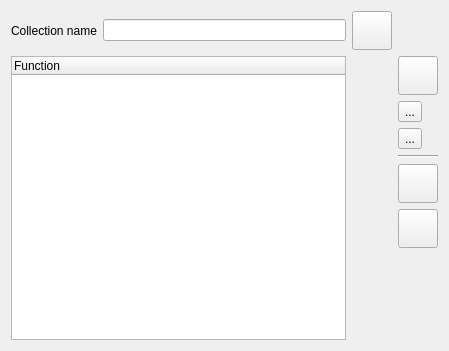
<?xml version="1.0" encoding="UTF-8"?>
<ui version="4.0">
 <author>Massimo Callegari</author>
 <comment>
  Q Light Controller Plus
  collectioneditor.ui

  Copyright (c) 2015 Massimo Callegari

  Licensed under the Apache License, Version 2.0 (the &quot;License&quot;);
  you may not use this file except in compliance with the License.
  You may obtain a copy of the License at

      http://www.apache.org/licenses/LICENSE-2.0.txt

  Unless required by applicable law or agreed to in writing, software
  distributed under the License is distributed on an &quot;AS IS&quot; BASIS,
  WITHOUT WARRANTIES OR CONDITIONS OF ANY KIND, either express or implied.
  See the License for the specific language governing permissions and
  limitations under the License.
 </comment>
 <class>CollectionEditor</class>
 <widget class="QWidget" name="CollectionEditor">
  <property name="geometry">
   <rect>
    <x>0</x>
    <y>0</y>
    <width>449</width>
    <height>351</height>
   </rect>
  </property>
  <property name="windowTitle">
   <string>Collection editor</string>
  </property>
  <layout class="QGridLayout" name="gridLayout">
   <item row="6" column="3">
    <widget class="QToolButton" name="m_moveDown">
     <property name="toolTip">
      <string>Move the selected functions down</string>
     </property>
     <property name="icon">
      <iconset resource="qlcui.qrc">
       <normaloff>:/down.png</normaloff>:/down.png</iconset>
     </property>
     <property name="iconSize">
      <size>
       <width>32</width>
       <height>32</height>
      </size>
     </property>
    </widget>
   </item>
   <item row="5" column="3">
    <widget class="QToolButton" name="m_moveUp">
     <property name="toolTip">
      <string>Move the selected functions up</string>
     </property>
     <property name="icon">
      <iconset resource="qlcui.qrc">
       <normaloff>:/up.png</normaloff>:/up.png</iconset>
     </property>
     <property name="iconSize">
      <size>
       <width>32</width>
       <height>32</height>
      </size>
     </property>
    </widget>
   </item>
   <item row="0" column="0">
    <widget class="QLabel" name="m_nameLabel">
     <property name="sizePolicy">
      <sizepolicy hsizetype="Maximum" vsizetype="Preferred">
       <horstretch>0</horstretch>
       <verstretch>0</verstretch>
      </sizepolicy>
     </property>
     <property name="text">
      <string>Collection name</string>
     </property>
    </widget>
   </item>
   <item row="0" column="1">
    <widget class="QLineEdit" name="m_nameEdit">
     <property name="toolTip">
      <string>Name of the function being edited</string>
     </property>
    </widget>
   </item>
   <item row="0" column="2">
    <widget class="QToolButton" name="m_notesButton">
     <property name="toolTip">
      <string>View/edit notes for this collection</string>
     </property>
     <property name="icon">
      <iconset resource="qlcui.qrc">
       <normaloff>:/robot_notes.png</normaloff>:/robot_notes.png</iconset>
     </property>
     <property name="iconSize">
      <size>
       <width>32</width>
       <height>32</height>
      </size>
     </property>
    </widget>
   </item>
   <item row="2" column="3">
    <widget class="QToolButton" name="m_add">
     <property name="toolTip">
      <string>Add function(s) to the collection</string>
     </property>
     <property name="text">
      <string notr="true">...</string>
     </property>
     <property name="icon">
      <iconset resource="qlcui.qrc">
       <normaloff>:/edit_add.png</normaloff>:/edit_add.png</iconset>
     </property>
     <property name="iconSize">
      <size>
       <width>32</width>
       <height>32</height>
      </size>
     </property>
    </widget>
   </item>
   <item row="3" column="3">
    <widget class="QToolButton" name="m_remove">
     <property name="toolTip">
      <string>Remove the selected function</string>
     </property>
     <property name="text">
      <string notr="true">...</string>
     </property>
     <property name="icon">
      <iconset resource="qlcui.qrc">
       <normaloff>:/edit_remove.png</normaloff>:/edit_remove.png</iconset>
     </property>
     <property name="iconSize">
      <size>
       <width>32</width>
       <height>32</height>
      </size>
     </property>
    </widget>
   </item>
   <item row="7" column="3">
    <spacer>
     <property name="orientation">
      <enum>Qt::Vertical</enum>
     </property>
     <property name="sizeHint" stdset="0">
      <size>
       <width>20</width>
       <height>40</height>
      </size>
     </property>
    </spacer>
   </item>
   <item row="1" column="3">
    <widget class="QToolButton" name="m_testButton">
     <property name="toolTip">
      <string>See what the Collection does when it is run</string>
     </property>
     <property name="icon">
      <iconset resource="qlcui.qrc">
       <normaloff>:/player_play.png</normaloff>:/player_play.png</iconset>
     </property>
     <property name="iconSize">
      <size>
       <width>32</width>
       <height>32</height>
      </size>
     </property>
     <property name="checkable">
      <bool>true</bool>
     </property>
    </widget>
   </item>
   <item row="1" column="0" rowspan="7" colspan="2">
    <widget class="QTreeWidget" name="m_tree">
     <property name="alternatingRowColors">
      <bool>true</bool>
     </property>
     <property name="selectionMode">
      <enum>QAbstractItemView::ExtendedSelection</enum>
     </property>
     <property name="rootIsDecorated">
      <bool>false</bool>
     </property>
     <property name="itemsExpandable">
      <bool>false</bool>
     </property>
     <property name="sortingEnabled">
      <bool>false</bool>
     </property>
     <property name="allColumnsShowFocus">
      <bool>true</bool>
     </property>
     <property name="expandsOnDoubleClick">
      <bool>false</bool>
     </property>
     <column>
      <property name="text">
       <string>Function</string>
      </property>
     </column>
    </widget>
   </item>
   <item row="4" column="3">
    <widget class="Line" name="line">
     <property name="orientation">
      <enum>Qt::Horizontal</enum>
     </property>
    </widget>
   </item>
  </layout>
 </widget>
 <resources>
  <include location="qlcui.qrc"/>
 </resources>
 <connections/>
</ui>
